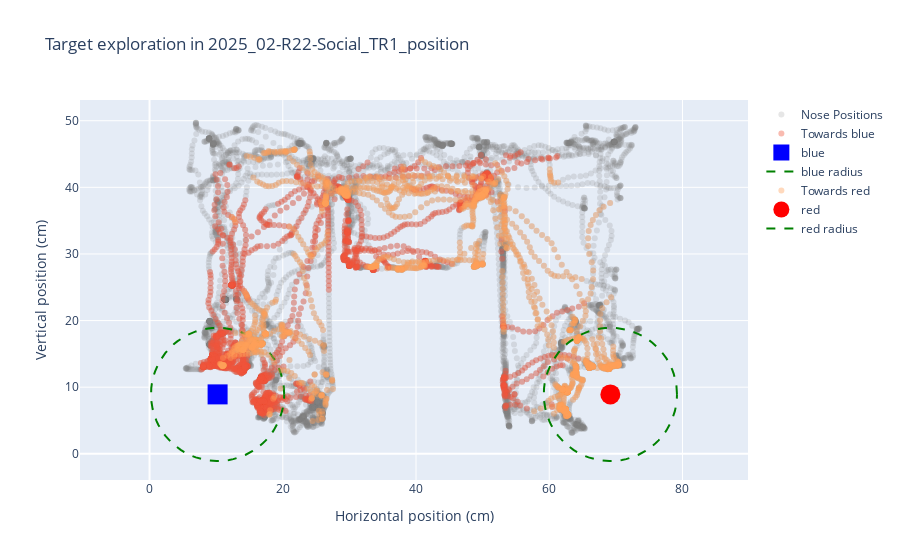

The code cell stored with this chart in its notebook:
### Code cell
# Plot mouse exploration around multiple objects
rst.plot_position(params, example_path)
